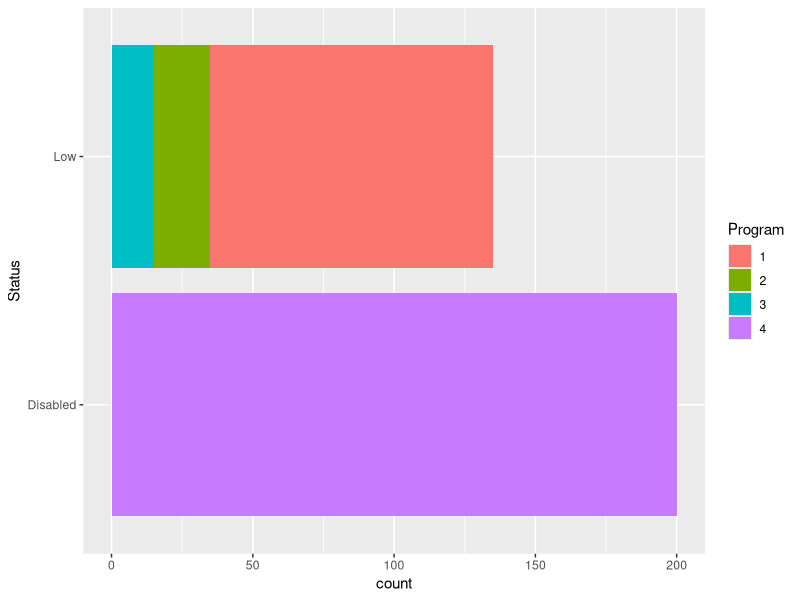

This figure's R source:

## using data from: http://www.cms.gov/Outreach-and-Education/Medicare-Learning-Network-MLN/MLNProducts/downloads/Medicare_Beneficiaries_Dual_Eligibles_At_a_Glance.pdf

# libraries
library(ggplot2)
library(plyr)

# package data
d <- data.frame(Program=c(rep('1',100), rep('2',20), rep('3',15), rep('4',200)), Status=c(rep('Low',135), rep('Disabled',200)))
revalue(d$Program, c("1"="QMB", "2"="SLMB", "3"="QI", "4"="QDWI"))

# plot
ggplot(d, aes(Status, fill=Program)) + geom_bar() + coord_flip()

